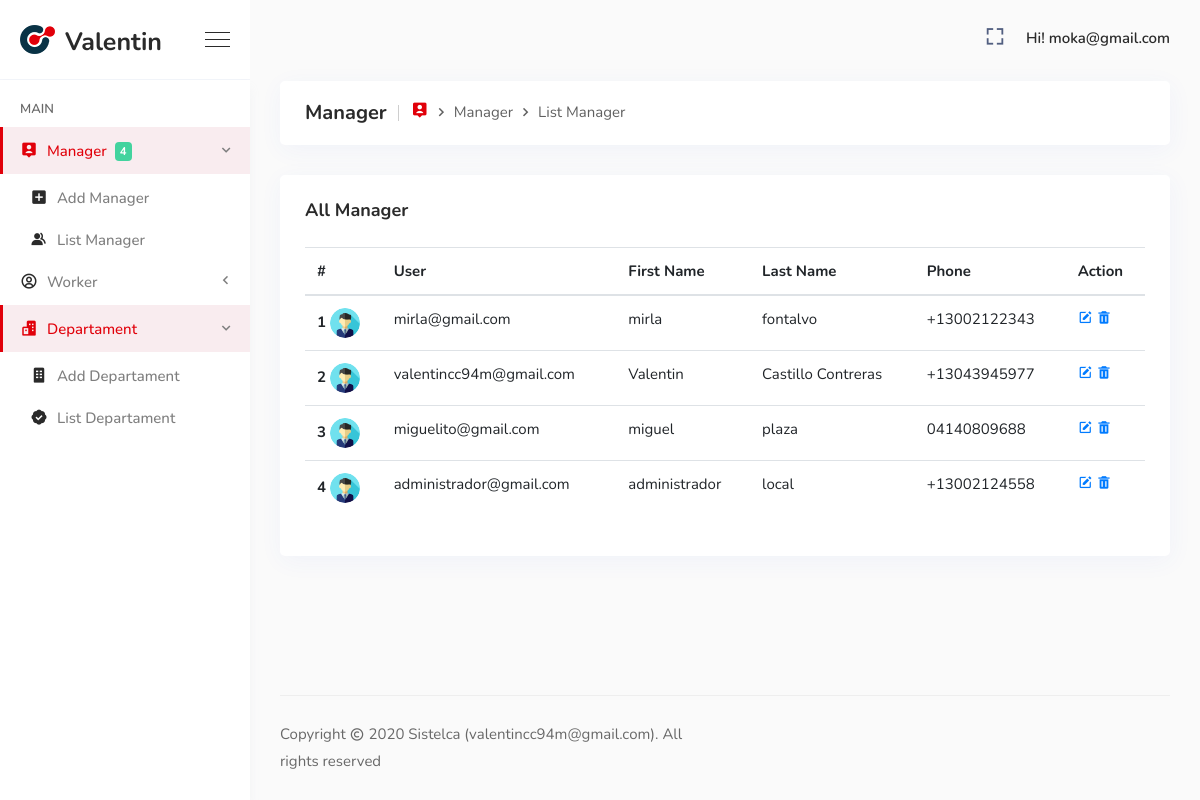
Screenshot of /list_manager (signed in) with the database file from the repository.
### admins/models.py (models this page shows)
class User(AbstractUser):
    is_admins = models.BooleanField(default = False)
    is_manager = models.BooleanField(default = False)
    is_worker = models.BooleanField(default = False)
    email = models.EmailField(unique = True)
    def __str__(self):
        return self.email

### manager/models.py (models this page shows, shortened)
class Managers(models.Model):
    user = models.OneToOneField(User, on_delete=models.CASCADE, primary_key=True)
    profile_picture = models.ImageField(upload_to='avatar/manager/%Y/%m/%d', default='avatar/default.jpg',
                                 verbose_name='avatar', null=True, blank=True, validators=[validate_file_size])
    first_name = models.CharField(max_length=50)
    last_name = models.CharField(max_length=50)
    phone = PhoneField(blank=True)
    is_active = models.BooleanField(default = False)

### admins/views.py (the view)
# urls.py: path('list_manager', list_manager, name='list_manager'),
@login_required(redirect_field_name='/')
@user_passes_test(lambda u: u.is_superuser, login_url='admins:dashboard')
def list_manager(request):
    manager = Managers.objects.all()
    return render(request, 'admins/manager/list_manager.html', locals())

### templates/admins/manager/list_manager.html (shortened to what this page needs)
{% extends "bases/base.html" %}
{% block content %}
<div class="breadcrumb-area">
    <h1>Manager</h1>
    <ol class="breadcrumb">
        <li class="item"><a href="{% url 'admins:dashboard' %}"><i class='bx bxs-user-pin'></i></a></li>
        <li class="item">Manager</li>
        <li class="item">List Manager</li>
    </ol>
</div>
<div class="card mb-30">
    <div class="card-header d-flex justify-content-between align-items-center">
        <h3>All Manager</h3>
    </div>
    <div class="card-body">
        <div class="table-responsive">
            <table class="table">
                <thead>
                    <tr>
                        <th scope="col">#</th>
                        <th scope="col">User</th>
                        <th scope="col">First Name</th>
                        <th scope="col">Last Name</th>
                        <th scope="col">Phone</th>
                        <th scope="col">Action</th>
                    </tr>
                </thead>
                <tbody>
                    {% for x in manager %}
                    <tr>
                        <th scope="row">{{ forloop.counter }}   <img src="{{ x.profile_picture.url }}" width="30" height="30" class="rounded-circle" alt="image"></th>
                        <td>{{ x.user }}</td>
                        <td>{{ x.first_name }}</td>
                        <td>{{ x.last_name }}</td>
                        <td>{{ x.phone }}</td>
                        <td>
                            <a href="{% url 'admins:edit_manager' x.user.id %}"  data-toggle="tooltip" data-placement="bottom" title="Edit">
                                <i class="bx bxs-edit"></i>
                            </a>
                            <a href="{% url 'admins:delete_manager' x.user.id %}" onclick="return confirm('Are you sure of delete this manager?');"  data-toggle="tooltip" data-placement="bottom" title="Delete">
                                <i class="bx bxs-trash"></i>
                            </a>
                        </td>
                    </tr>
                    {% endfor %}
                </tbody>
            </table>
        </div>
    </div>
</div>
{% endblock %}

### templates/bases/base.html (shortened to what this page needs)
{% load static %}
<!doctype html>
<html lang="zxx">
    <head>
        <link rel="stylesheet" href="{% static 'assets/css/vendors.min.css' %}">
        <link rel="stylesheet" href="{% static 'assets/css/style.css' %}">
        <link rel="stylesheet" href="{% static 'assets/css/responsive.css' %}">
    </head>
    <body>
        <div class="sidemenu-area">
            <div class="sidemenu-header">
                <a href="{% url 'admins:dashboard' %}" class="navbar-brand d-flex align-items-center">
                    <img src="{% static 'assets/img/small-logo.png' %}" alt="image">
                    <span>Valentin</span>
                </a>
                <div class="burger-menu d-none d-lg-block">
                    <span class="top-bar"></span>
                    <span class="middle-bar"></span>
                    <span class="bottom-bar"></span>
                </div>
            </div>
            <div class="sidemenu-body">
                <ul class="sidemenu-nav metisMenu h-100" id="sidemenu-nav" data-simplebar>
                    <li class="nav-item-title">
                        Main
                    </li>
                     {% if request.user.is_superuser %}
                    <li class="nav-item mm-active">
                        <a href="#" class="collapsed-nav-link nav-link" aria-expanded="false">
                            <span class="icon"><i class='bx bxs-user-pin'></i></span>
                            <span class="menu-title">Manager</span>
                            <span class="badge">{{ manager.count }}</span>
                        </a>
                        <ul class="sidemenu-nav-second-level">
                            <li class="nav-item">
                                <a href="{% url 'admins:create_manager' %}" class="nav-link">
                                    <span class="icon"><i class='bx bxs-plus-square'></i></span>
                                    <span class="menu-title">Add Manager</span>
                                </a>
                            </li>
                            <li class="nav-item">
                                <a href="{% url 'admins:list_manager' %}" class="nav-link">
                                    <span class="icon"><i class='bx bxs-group'></i></span>
                                    <span class="menu-title">List Manager</span>
                                </a>
                            </li>
                        </ul>
                    </li>
                    <li class="nav-item">
                        <a href="#" class="collapsed-nav-link nav-link" aria-expanded="false">
                            <span class="icon"><i class='bx bx-user-circle'></i></span>
                            <span class="menu-title">Worker</span>
                        </a>
                    </li>
                    <li class="nav-item mm-active">
                        <a href="#" class="collapsed-nav-link nav-link" aria-expanded="false">
                            <span class="icon"><i class='bx bxs-buildings'></i></span>
                            <span class="menu-title">Departament</span>
                        </a>
                        <ul class="sidemenu-nav-second-level">
                            <li class="nav-item">
                                <a href="{% url 'admins:create_departament' %}" class="nav-link">
                                    <span class="icon"><i class='bx bxs-building'></i></span>
                                    <span class="menu-title">Add Departament</span>
                                </a>
                            </li>
                            <li class="nav-item">
                                <a href="{% url 'admins:list_departament' %}" class="nav-link">
                                    <span class="icon"><i class='bx bxs-badge-check'></i></span>
                                    <span class="menu-title">List Departament</span>
                                </a>
                            </li>
                        </ul>
                    </li>
                    {% endif %}
                </ul>
            </div>
        </div>
        <div class="main-content d-flex flex-column">
            <nav class="navbar top-navbar navbar-expand">
                <div class="collapse navbar-collapse" id="navbarSupportContent">
                    <ul class="navbar-nav right-nav align-items-center">
                        <li class="nav-item">
                            <a class="nav-link bx-fullscreen-btn" id="fullscreen-button">
                                <i class="bx bx-fullscreen"></i>
                            </a>
                        </li>
                        <li class="nav-item dropdown profile-nav-item">
                            <a href="#" class="nav-link dropdown-toggle" role="button" data-toggle="dropdown" aria-haspopup="true" aria-expanded="false">
                                <div class="menu-profile">
                                    {% if request.user.is_superuser %}
                                    <span class="name">Hi! {{ request.user }}</span>
                                    {% elif request.user.is_manager %}
                                    <span class="name">Hi! {{ request.user.managers.first_name }}</span>
                                    {% elif request.user.is_worker %}
                                    <span class="name">Hi! {{ request.user.worker.first_name }}</span>
                                    {% endif %}
                                </div>
                            </a>
                        </li>
                    </ul>
                </div>
            </nav>
            {% block content %}{% endblock %}
			<div class="flex-grow-1"></div>
            <footer class="footer-area">
                <div class="row align-items-center">
                    <div class="col-lg-6 col-sm-6 col-md-6">
                        <p>Copyright <i class='bx bx-copyright'></i> 2020 <a href="#">Sistelca (valentincc94m@gmail.com) </a>. All rights reserved</p>
                    </div>
                </div>
            </footer>
        </div>
    </body>
</html>

### rows the page displays
User: user "moka@gmail.com"
Managers: profile_picture (placeholder picture), user "mirla@gmail.com", first_name "mirla", last_name "fontalvo", phone "+13002122343"
Managers: profile_picture (placeholder picture), user "valentincc94m@gmail.com", first_name "Valentin", last_name "Castillo Contreras", phone "+13043945977"
Managers: profile_picture (placeholder picture), user "miguelito@gmail.com", first_name "miguel", last_name "plaza", phone "04140809688"
Managers: profile_picture (placeholder picture), user "administrador@gmail.com", first_name "administrador", last_name "local", phone "+13002124558"

### other values shown
{{ manager.count }} "4"
